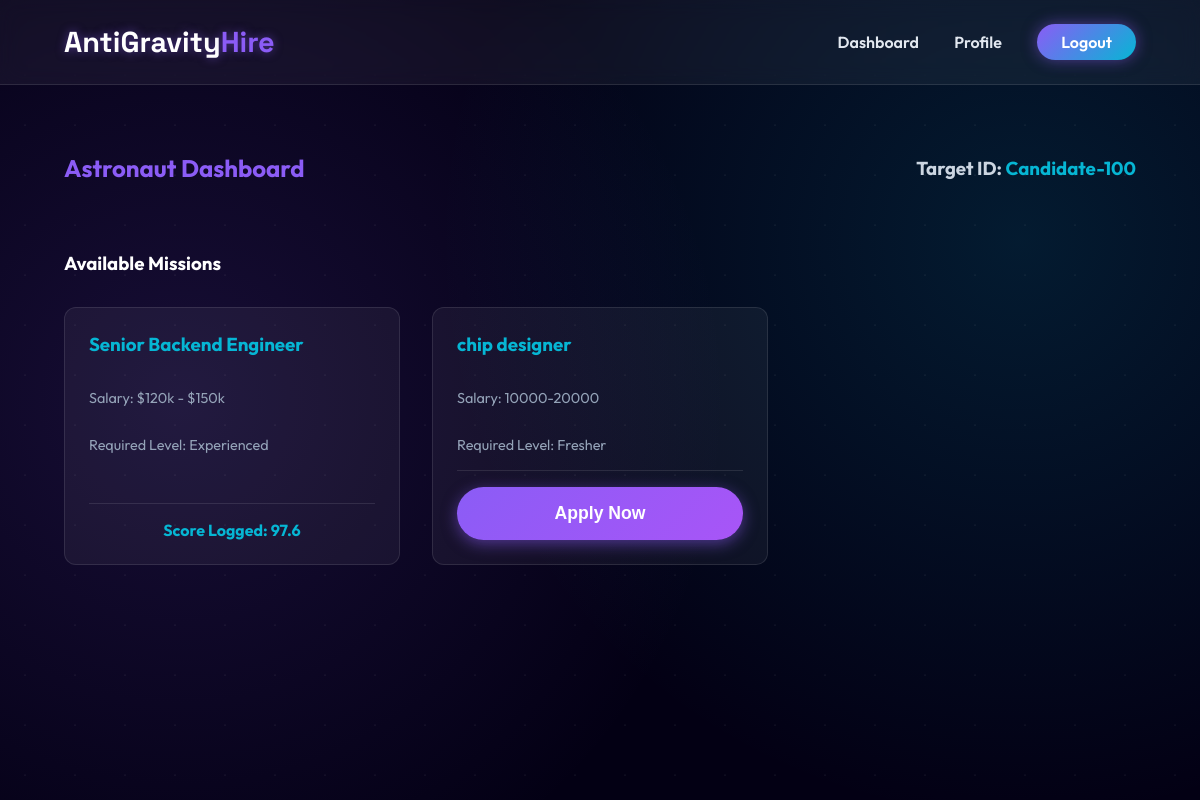
Screenshot of /candidate/dashboard (signed in) with the database file from the repository.
### models.py (models this page shows, shortened)
class CandidateProfile(db.Model):
    id = db.Column(db.Integer, primary_key=True)
    user_id = db.Column(db.Integer, db.ForeignKey('user.id'), nullable=False)
    pseudo_id = db.Column(db.String(50), unique=True, nullable=False)
    skills = db.Column(db.Text, nullable=False, default='[]') # stored as JSON string
    experience_level = db.Column(db.String(50), nullable=False) # 'fresher' or 'experienced'
    experience_years = db.Column(db.Integer, default=0)
    user = db.relationship('User', backref=db.backref('profile', uselist=False))

class Job(db.Model):
    id = db.Column(db.Integer, primary_key=True)
    hr_id = db.Column(db.Integer, db.ForeignKey('user.id'), nullable=False)
    title = db.Column(db.String(150), nullable=False)
    description = db.Column(db.Text, nullable=False)
    skills = db.Column(db.Text, nullable=False, default='[]') # required skills as JSON
    salary_range = db.Column(db.String(100))
    target_level = db.Column(db.String(50), nullable=False) # 'fresher' or 'experienced'
    status = db.Column(db.String(50), default='active') # 'active' or 'closed'
    hr = db.relationship('User', backref=db.backref('jobs', lazy=True))

class Application(db.Model):
    id = db.Column(db.Integer, primary_key=True)
    job_id = db.Column(db.Integer, db.ForeignKey('job.id'), nullable=False)
    candidate_id = db.Column(db.Integer, db.ForeignKey('candidate_profile.id'), nullable=False)
    profile_score = db.Column(db.Float, default=0.0)
    test_score = db.Column(db.Float, default=0.0)
    total_score = db.Column(db.Float, default=0.0)
    warnings = db.Column(db.Integer, default=0)
    status = db.Column(db.String(50), default='applied') # 'applied', 'testing', 'completed'
    job = db.relationship('Job', backref=db.backref('applications', lazy=True))
    candidate = db.relationship('CandidateProfile', backref=db.backref('applications', lazy=True))

### app.py (the view)
@app.route('/candidate/dashboard')
@candidate_required
def candidate_dashboard():
    profile = CandidateProfile.query.filter_by(user_id=current_user.id).first()
    if not profile:
        return redirect(url_for('candidate_profile'))
    all_jobs = Job.query.filter_by(status='active').all()
    my_applications = {app.job_id: app for app in Application.query.filter_by(candidate_id=profile.id).all()}
    return render_template('candidate_dashboard.html', jobs=all_jobs, applications=my_applications, profile=profile)

### app.py (called while the page is built)
@login_manager.user_loader
def load_user(user_id):
    return User.query.get(int(user_id))

def candidate_required(f):
    from functools import wraps
    @wraps(f)
    def decorated_function(*args, **kwargs):
        if not current_user.is_authenticated or current_user.role != 'candidate':
            flash("Unauthorized access", "error")
            return redirect(url_for('index'))
        return f(*args, **kwargs)
    return decorated_function

### templates/candidate_dashboard.html
{% extends "layout.html" %}
{% block content %}
<div style="display: flex; justify-content: space-between; align-items: center;">
    <h2 style="color: var(--primary);">Astronaut Dashboard</h2>
    <h3 style="color: #cbd5e1;">Target ID: <span style="color: var(--secondary);">{{ profile.pseudo_id }}</span></h3>
</div>
<h3 style="margin-top: 3rem; color: white;">Available Missions</h3>
<div class="dashboard-grid">
    {% for job in jobs %}
    <div class="card">
        <h3>{{ job.title }}</h3>
        <p style="color: #94a3b8; font-size: 0.9rem;">Salary: {{ job.salary_range or 'Not specific' }}</p>
        <p style="color: #94a3b8; font-size: 0.9rem; margin-bottom: 1rem;">Required Level: {{ job.target_level | capitalize }}</p>
        <div style="margin-top: auto; border-top: 1px solid var(--glass-border); padding-top: 1rem;">
            {% if job.id in applications %}
                {% set app = applications[job.id] %}
                {% if app.status == 'testing' %}
                    <a href="{{ url_for('test_portal', application_id=app.id) }}" class="btn btn-secondary" style="display: block; text-align: center; border-color: #fbbf24; color: #fbbf24;">Resume Test</a>
                {% else %}
                    <p style="text-align: center; color: var(--secondary); margin: 0; font-weight: bold;">Score Logged: {{ app.total_score }}</p>
                {% endif %}
            {% else %}
                <form action="{{ url_for('apply_job', job_id=job.id) }}" method="POST">
                    <button type="submit" class="btn btn-primary" style="width: 100%;">Apply Now</button>
                </form>
            {% endif %}
        </div>
    </div>
    {% else %}
    <p>No active missions right now.</p>
    {% endfor %}
</div>
{% endblock %}

### static/css/style.css (style rules this page uses)
:root { --bg-color: #030014; --text-color: #e2e8f0; --primary: #8b5cf6; --primary-glow: rgba(139, 92, 246, 0.5); --secondary: #06b6d4; --secondary-glow: rgba(6, 182, 212, 0.5); --accent: #f43f5e; --glass-bg: rgba(255, 255, 255, 0.05); --glass-border: rgba(255, 255, 255, 0.1); }
body { margin: 0; padding: 0; background-color: var(--bg-color); color: var(--text-color); font-family: 'Outfit', sans-serif; min-height: 100vh; display: flex; flex-direction: column; overflow-x: hidden; background-image: radial-gradient(circle at 15% 50%, rgba(139, 92, 246, 0.15) 0%, transparent 50%), radial-gradient(circle at 85% 30%, rgba(6, 182, 212, 0.15) 0%, transparent 50%); }
.btn { display: inline-block; padding: 1rem 2.5rem; border-radius: 50px; text-decoration: none; font-weight: 600; font-size: 1.1rem; cursor: pointer; border: none; transition: all 0.3s; }
.btn-primary { background: linear-gradient(135deg, var(--primary), #a855f7); color: white; box-shadow: 0 4px 15px var(--primary-glow); }
.dashboard-grid { display: grid; grid-template-columns: repeat(auto-fill, minmax(300px, 1fr)); gap: 2rem; margin-top: 2rem; }
.card { background: var(--glass-bg); border: 1px solid var(--glass-border); border-radius: 12px; padding: 1.5rem; transition: transform 0.3s, background 0.3s; display: flex; flex-direction: column; }
.card h3 { margin-top: 0; color: var(--secondary); }

### rows the page displays
CandidateProfile: pseudo_id "Candidate-100"
Job: title "Senior Backend Engineer", salary_range "$120k - $150k", target_level "Experienced"
Application: total_score "97.6"
Job: title "chip designer", salary_range "10000-20000", target_level "Fresher"
